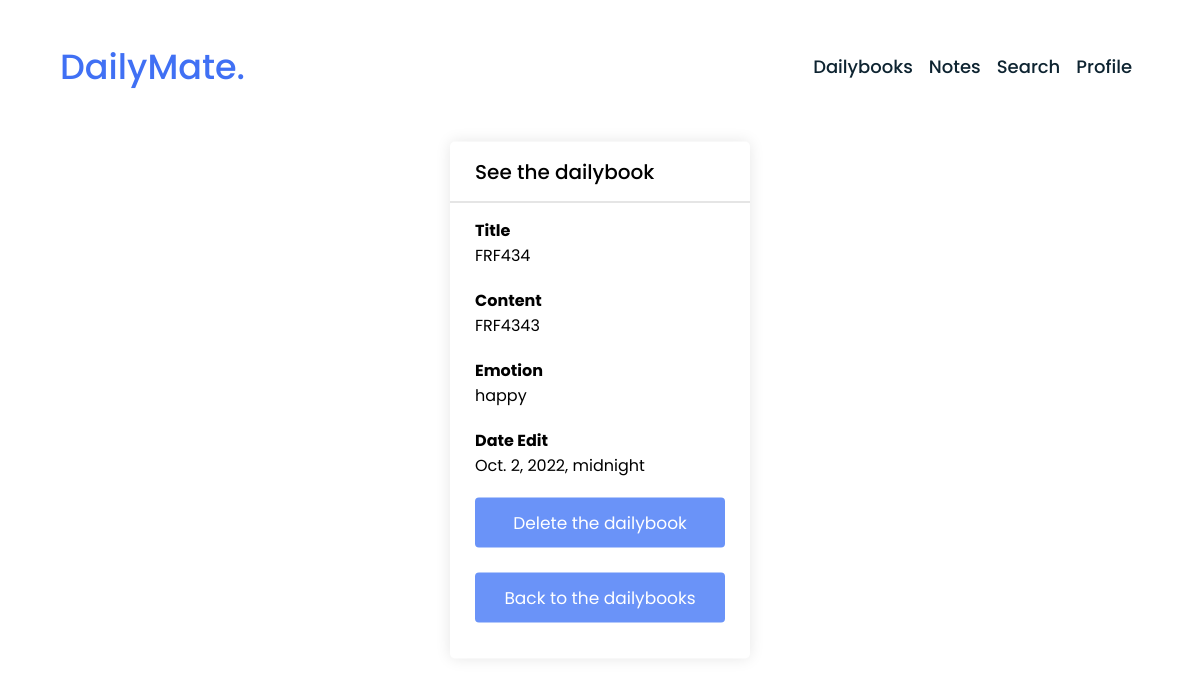
Page /teo/daily-book/1/ (signed in) on the committed database.
### dailybook/models.py (models this page shows, shortened)
class Dailybook(models.Model):
    author = models.ForeignKey(User, on_delete=models.CASCADE)  # добавьте это поле
    title = models.CharField(max_length=100)
    content = models.TextField()
    emotion_choices = [
        ('happy', 'Happy'),
        ('sad', 'Sad'),
        ('angry', 'Angry'),
        ('neutral', 'Neutral'),
    ]
    emotion = models.CharField(max_length=10, choices=emotion_choices)
    date_edit = models.DateTimeField()

### dailybook/views.py (the view)
# urls.py: path('<str:username>/daily-book/<int:pk>/', DailybookDetailView.as_view(), name='dailybook_detail'),
class DailybookDetailView(LoginRequiredMixin, DetailView):
    model = Dailybook
    template_name = 'main/dailybook_detail.html'
    def dispatch(self, request, *args, **kwargs):
        username = kwargs.get('username')
        if request.user.username != username:
            return render(request, 'error/access_denied.html', status=403)
        return super().dispatch(request, *args, **kwargs)

### dailybook/templates/main/dailybook_detail.html (shortened to what this page needs)
{% extends 'base.html' %}
{% load static %}
{% block head %}
  <link rel="stylesheet" href="{% static 'css/note_form.css' %}">
{% endblock %}
{% block content %}
  <div class="popup-box">
    <div class="popup">
      <div class="content">
        <header>
          <p>See the dailybook</p>
        </header>
        <form method="post">
          <div class="row title">
            <h4><label for="id_title">Title</label></h4>
            <p style="word-break: break-all;">{{object.title}}</p>
          </div>
          <div class="row description">
            <h4><label for="id_content">Content</label></h4>
            <p style="word-break: break-all;">{{object.content}}</p>
          </div>
          <div class="row emotion">
            <h4><label for="id_emotion">Emotion</label></h4>
            {{ object.emotion }}
          </div>
          <div class="row date_edit">
            <h4><label for="id_date_edit">Date Edit</label></h4>
            {{ object.date_edit }}
          </div>
          <button type="button" onclick="window.location.href='{% url 'dailybook_delete' username=request.user.username pk=object.pk%}'">Delete the dailybook</button>
          <br>
          <button type="button" onclick="window.location.href='{% url 'dailybook_list' username=request.user.username %}'">Back to the dailybooks</button>
        </form>
      </div>
    </div>
  </div>
{% endblock %}

### dailybook/static/css/profile.css (style rules this page uses)
* { margin: 0; padding: 0; box-sizing: border-box; text-decoration: none; scroll-behavior: smooth; }

### dailybook/static/css/note_form.css (style rules this page uses)
* { margin: 0; padding: 0; box-sizing: border-box; font-family: 'Poppins', sans-serif; }
.content { width: 300px; padding-bottom: 1px; }
.popup .content { border-radius: 5px; background: #fff; width: 300px; box-shadow: 0 0 15px rgba(0,0,0,0.1); }
.content header { display: flex; align-items: center; justify-content: space-between; padding: 15px 25px; border-bottom: 1px solid #ccc; }
.content header p { font-size: 20px; font-weight: 500; margin: 0; }
.content form { margin: 15px 25px 35px; }
.content form .row { margin-bottom: 20px; }
form button { width: 100%; height: 50px; color: #fff; outline: none; border: none; cursor: pointer; font-size: 17px; border-radius: 4px; background: #6A93F8; }
.popup-box { position: absolute; top: 50%; left: 50%; transform: translate(-50%, -50%); z-index: 2; }
.popup-box .popup { width: 300px; }
.content { width: 100%; }

### rows in the picture
Dailybook: title "FRF434", content "FRF4343", emotion "happy", date_edit "Oct. 2, 2022, midnight"
